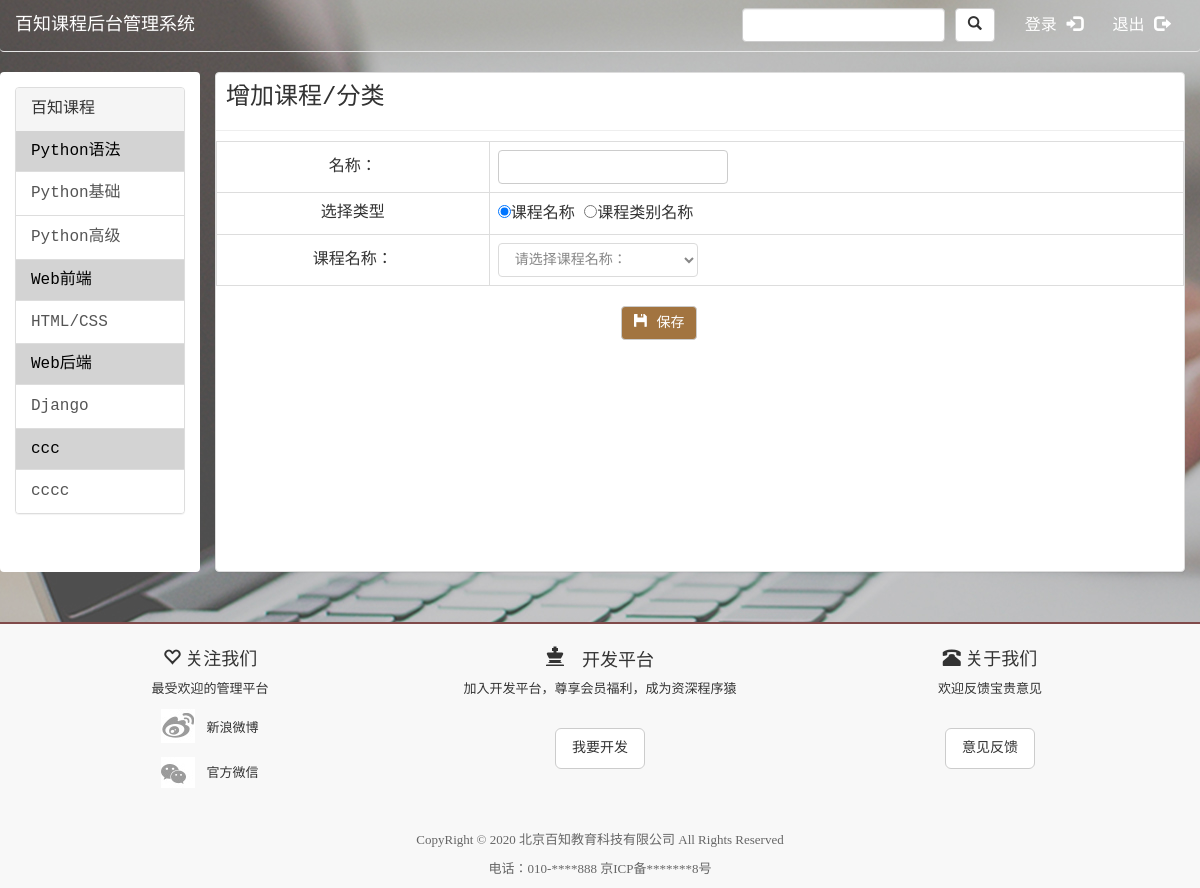
Screenshot of /course/add-course/ with the database file from the repository.
### course/models.py (models this page shows)
class Category(models.Model):
    title = models.CharField(max_length=20)
    level = models.IntegerField()
    parent_id = models.IntegerField(null=True)

### course/views.py (the view)
# urls.py: path('add-course/', views.add_course, name='add_course'),
def add_course(request):
    cate_list = Category.objects.filter(level=1)
    sub_cate_list = Category.objects.filter(level=2)
    return render(request, 'course/addCourse.html', {
        'cate_list': cate_list,
        'sub_cate_list': sub_cate_list,
    })

### templates/course/addCourse.html (shortened to what this page needs)
<!DOCTYPE html>
<html lang="en">
<head>
    <link rel="stylesheet" type="text/css" href="/static/css/bootstrap.css"/>
    <link rel="stylesheet" type='text/css' href="/static/css/bodymain.css">
    <link rel="stylesheet" type='text/css' href="/static/css/addArticle.css">
    <link rel="stylesheet" href="/static/css/home.css">
</head>
<body>
<nav class="navbar navbar-default nav-self">
    <div class="container-fluid">
        <div class="navbar-header">
            <a class="navbar-brand" href="#">百知课程后台管理系统</a>
        </div>
        <div class="collapse navbar-collapse">
            <ul class="nav navbar-nav navbar-right">
                <li>
                    <a href="../user/login.html" role="button">登录 <span class="glyphicon glyphicon-log-in"></span></a>
                </li>
                <li>
                    <a href="../user/logout.html">退出 <span class="glyphicon glyphicon-log-out"></span></a>
                </li>
            </ul>
            <form class="navbar-form navbar-right">
                <div class="form-group">
                    <input type="text" class="form-control" placeholder="">
                </div>
                <div class="btn-group" role="group" aria-label="...">
                    <div class="btn-group" role="group">
                        <button type="button" class="btn btn-default dropdown-toggle" data-toggle="dropdown"
                                aria-haspopup="true" aria-expanded="false">
                            <span class="glyphicon glyphicon-search"></span>
                        </button>
                    </div>
                </div>
            </form>
        </div>
    </div>
</nav>
<div class="container-fluid">
    <div class="row">
        <div class="panel-group col-sm-2 left-side-bar" id="accordion" role="tablist" aria-multiselectable="true">
            <div>
                <div class="panel panel-default">
                    <div class="panel-heading left-side-header">百知课程</div>
                    {% for cate in cate_list %}
                        <div class="course-python"><a
                                href="{% url 'course:article_list' %}?level=1&id={{ cate.id }}">{{ cate.title }}</a>
                        </div>
                        <div class="list-group">
                            {% for sub_cate in sub_cate_list %}
                                {% if sub_cate.parent_id == cate.id %}
                                    <a href="{% url 'course:article_list' %}?level=2&id={{ sub_cate.id }}"
                                       class="list-group-item">{{ sub_cate.title }}</a>
                                {% endif %}
                            {% endfor %}
                        </div>
                    {% endfor %}
                </div>
            </div>
        </div>
        <div class="tab-content col-sm-10 right-side">
            <form action="{% url 'course:add_course_logic' %}" method="post">
                <div class="panel panel-default right-side-content">
                    <div class="page-header">
                        <h3>增加课程/分类</h3>
                    </div>
                    <table class="table table-bordered">
                        <tr>
                            <td align="center" valign="middle">名称：</td>
                            <td><input type="text" class="my-inp" name="title"/></td>
                        </tr>
                        <tr>
                            <td align="center" valign="middle">选择类型</td>
                            <td>
                                <input type="radio" name="level" onchange="selectCate(this)" value="1" checked>课程名称
                                <input type="radio" name="level" onchange="selectCate(this)" value="2">课程类别名称
                            </td>
                        </tr>
                        <tr class='option_tr'>
                            <td align="center">课程名称：</td>
                            <td>
                                <select name="cate_sel" class="my-sel" disabled>
                                    <option value="-1">请选择课程名称：</option>
                                </select>
                            </td>
                        </tr>
                    </table>
                    <div class="btn-toolbar" role="toolbar" aria-label="...">
                        <div class="btn-group" role="group" aria-label="...">
                            <button type="button" class="btn btn-default my-btn" onclick="save()"><span
                                    class="glyphicon glyphicon-floppy-disk"></span>
                                保存
                            </button>
                        </div>
                    </div>
                </div>
            </form>
        </div>
    </div>
</div>
<div class="footer">
    <div class="container">
        <div class="row">
            <div class="col-sm-4">
                <div class="thumbnail">
                    <div class="caption">
                        <h4><span class="glyphicon glyphicon-heart-empty glyphicon"></span> 关注我们</h4>
                        <p>最受欢迎的管理平台</p>
                        <p><a href="#" class="ic_df"> 新浪微博</a></p>
                        <p><a href="#" class="ic_weichat"> 官方微信</a></p>
                    </div>
                </div>
            </div>
            <div class="col-sm-4">
                <div class="thumbnail">
                    <div class="caption">
                        <h4><span class="glyphicon glyphicon-king"> 开发平台</span></h4>
                        <p>加入开发平台，尊享会员福利，成为资深程序猿</p>
                        <p class="p_idea"><a href="http://www.baizhibest.com"
                                             class="btn btn-default btn-lg idea">我要开发</a></p>
                    </div>
                </div>
            </div>
            <div class="col-sm-4">
                <div class="thumbnail">
                    <div class="caption">
                        <h4><span class="glyphicon glyphicon-phone-alt"></span> 关于我们</h4>
                        <p>欢迎反馈宝贵意见</p>
                        <p class="p_idea"><a href="http://www.baizhibest.com"
                                             class="btn btn-default btn-lg idea">意见反馈</a></p>
                    </div>
                </div>
            </div>
        </div>
        <div class="row">
            <div class="col-sm-12 cp_info">
                <div class="no-mp">
                    <p>CopyRight © 2020 北京百知教育科技有限公司 All Rights Reserved</p>
                    <p>电话：010-****888 京ICP备*******8号</p>
                </div>
            </div>
        </div>
    </div>
</div>
</body>
</html>

### static/css/bodymain.css (style rules this page uses)
.navbar { border: 0; border-bottom: 1px solid transparent; border-color: #e7e7e7; }
.navbar-default { background-color: transparent; }
.navbar-default .navbar-brand,.navbar-default .navbar-nav > li > a { color: white; }
.ic_df { display: inline-block; height: 35px; line-height: 40px; padding-left: 45px; color: #333; background: url("../images/common.png") no-repeat 0 -309px; }
.ic_weichat { display: inline-block; height: 35px; line-height: 40px; padding-left: 45px; color: #333; background: url("../images/common.png") no-repeat 0 -350px; }
.caption { text-align: center; }
.thumbnail { border: 0; background-color: transparent; }
.idea { font-size: 14px; }
.p_idea { margin-top: 30px; }
.cp_info { text-align: center; }
.footer { background-color: #f8f8f8; border-top: 2px solid #804a4a; margin: 30px 0 0 0; font-family: 'Microsoft Yahei'; font-size: 13px; color: #666; }
.page-header { margin-top: -8px; margin-bottom: 10px; padding-left: 10px; }
body { background: url("../images/8.jpg"); }
.left-side-bar { background-color: #fff; height: 500px; border-radius: 4px; padding-top: 15px; }
.left-side-bar > div { background-color: #fff; }
.course-python,.course-h5,.course-back { padding-left: 15px; }
.right-side-content { height: 500px; }
.left-side-bar .course-h5 a, .left-side-bar .course-python a,.left-side-bar .course-back a { color: black; }

### static/css/addArticle.css (style rules this page uses)
body { font-family: SFMono-Regular, Menlo, Monaco, Consolas, "Liberation Mono", "Courier New", monospace;; font-size: 160%; }
.table > tbody > tr > td { vertical-align: center; }
.panel > .table-bordered { border: 1px solid #ddd; }
.my-inp { display: block; width: 230px; height: 34px; padding: 6px 12px; font-size: 14px; line-height: 1.42857143; color: #555; background-color: #fff; background-image: none; border: 1px solid #ccc; border-radius: 4px; }
.my-sel { display: inline-block; width: 200px; height: 34px; padding: 6px 12px; font-size: 14px; line-height: 1.42857143; color: #555; background-color: #fff; background-image: none; border: 1px solid #ccc; border-radius: 4px; }
.panel > .table { margin-bottom: 20px; }
.my-btn { background-color: #a27440; color: white; }
.btn-toolbar { margin-left: 400px; }

### static/css/home.css (style rules this page uses)
body { font-family: SFMono-Regular, Menlo, Monaco, Consolas, "Liberation Mono", "Courier New", monospace;; font-size: 160%; }
.page-header { margin-top: -8px; margin-bottom: 10px; padding-left: 10px; }
.table-bordered > thead > tr > th, .table > tbody > tr > td { vertical-align: middle; }
.left-side-bar { background-color: #fff; height: 500px; border-radius: 4px; padding-top: 15px }
.left-side-bar > div { background-color: #fff; }
.course-python, .course-h5, .course-back { padding-left: 15px; height: 40px; line-height: 40px; background-color: lightgray; }
.right-side { height: 500px; }
.right-side-content { height: 500px; }
.left-side-bar .course-h5 a, .left-side-bar .course-python a, .left-side-bar .course-back a { color: black; }

### rows the page displays
Category: title "Python语法"
Category: title "Python基础"
Category: title "Python高级"
Category: title "Web前端"
Category: title "HTML/CSS"
Category: title "Web后端"
Category: title "Django"
Category: title "ccc"
Category: title "cccc"
